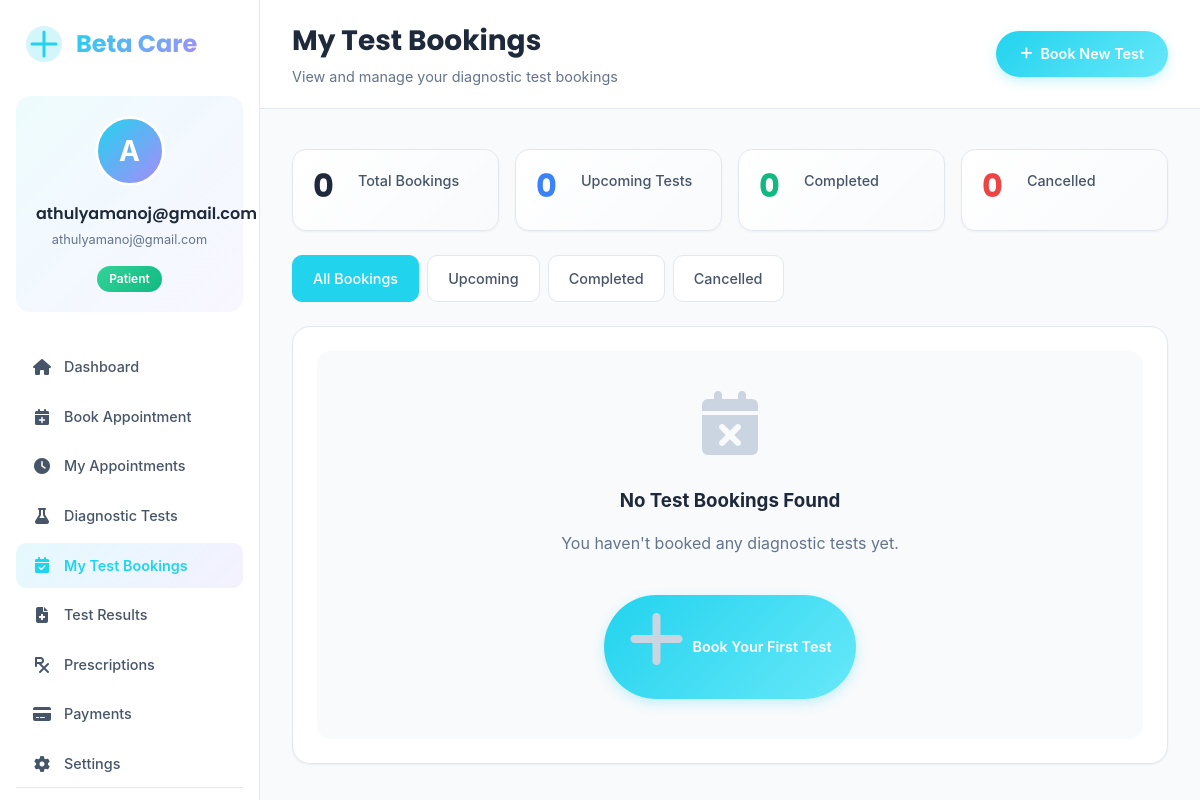
Page /dashboard/patient/booked-tests/ (signed in) on the earlier database version.
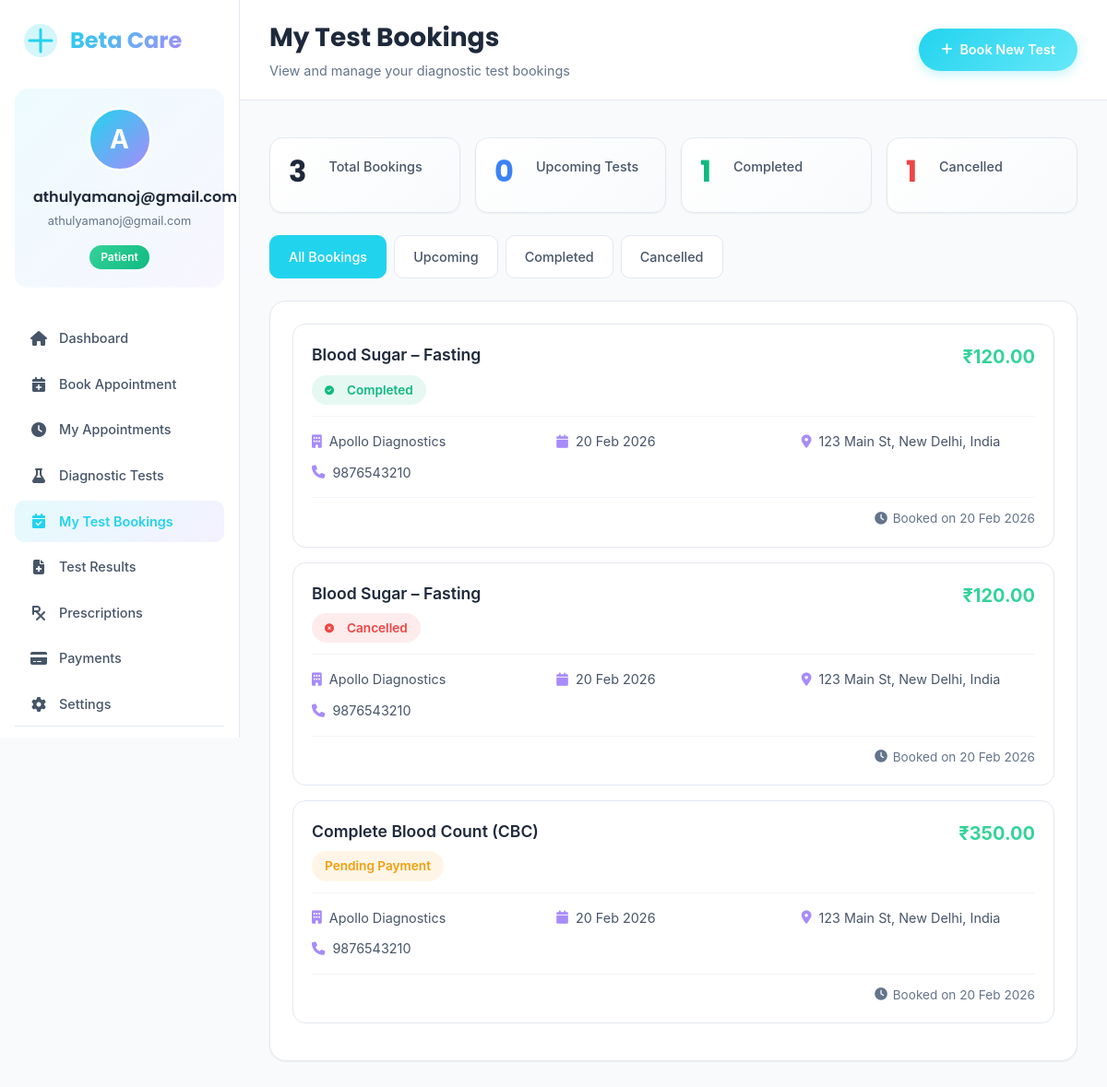
Same page on the later database version.
### core/models.py (models this page shows, shortened)
class TestBooking(models.Model):
    STATUS_CHOICES = [
        ('Pending Payment', 'Pending Payment'),
        ('Booked', 'Booked'),
        ('Completed', 'Completed'),
        ('Cancelled', 'Cancelled'),
    ]
    patient = models.ForeignKey(PatientProfile, on_delete=models.CASCADE)
    test = models.ForeignKey(DiagnosticTest, on_delete=models.CASCADE)
    lab = models.ForeignKey(Lab, on_delete=models.CASCADE)
    booking_date = models.DateField()
    status = models.CharField(
        max_length=20,
        choices=STATUS_CHOICES,
        default='Pending Payment'
    )
    result_file = models.FileField(upload_to='test_results/', null=True, blank=True)
    result_notes = models.TextField(null=True, blank=True)
    created_at = models.DateTimeField(auto_now_add=True)

class DiagnosticTest(models.Model):
    CATEGORY_CHOICES = [
        ('Blood Tests', 'Blood Tests'),
        ('Urine Tests', 'Urine Tests'),
        ('Imaging', 'Imaging'),
        ('Screening', 'Screening'),
        ('General', 'General'),
    ]
    SAMPLE_TYPE_CHOICES = [
        ('Blood', 'Blood'),
        ('Urine', 'Urine'),
        ('Saliva', 'Saliva'),
        ('Swab', 'Swab'),
        ('Other', 'Other'),
    ]
    lab = models.ForeignKey(Lab, on_delete=models.CASCADE)
    test_name = models.CharField(max_length=150)
    test_code = models.CharField(
        max_length=50,
        unique=True,
        null=True,
        blank=True
    )
    category = models.CharField(
        max_length=50,
        choices=CATEGORY_CHOICES,
        default='General'
    )
    price = models.DecimalField(max_digits=10, decimal_places=2)
    result_duration = models.CharField(
        max_length=50,
        default='24 hours'
    )
    sample_type = models.CharField(
        max_length=50,
        choices=SAMPLE_TYPE_CHOICES,
        default='Blood'
    )
    description = models.TextField(blank=True)
    preparation_instructions = models.TextField(blank=True)
    is_active = models.BooleanField(default=True)
    home_collection = models.BooleanField(default=False)
    created_at = models.DateTimeField(auto_now_add=True)

class Lab(models.Model):
    STATUS_CHOICES = (
        ('Active', 'Active'),
        ('Inactive', 'Inactive'),
    )
    name = models.CharField(max_length=150)
    address = models.TextField()
    phone = models.CharField(max_length=15)
    status = models.CharField(
        max_length=20,
        choices=STATUS_CHOICES,
        default='Active'
    )
    created_at = models.DateTimeField(auto_now_add=True)

### core/views.py (the view)
# urls.py: path('dashboard/patient/booked-tests/', views.patient_booked_tests, name='patient_booked_tests'),
@login_required
def patient_booked_tests(request):
    try:
        patient = PatientProfile.objects.get(user=request.user)
    except PatientProfile.DoesNotExist:
        messages.error(request, "Patient profile not found")
        return redirect('patient_dashboard')
    all_bookings = TestBooking.objects.filter(
        patient=patient
    ).select_related('test', 'lab').order_by('-booking_date', '-created_at')
    status_filter = request.GET.get('status', '')
    bookings = all_bookings
    if status_filter:
        bookings = bookings.filter(status=status_filter)
    total_bookings = all_bookings.count()
    pending_payment_count = all_bookings.filter(status='Pending Payment').count()
    booked_count = all_bookings.filter(status='Booked').count()
    completed_count = all_bookings.filter(status='Completed').count()
    cancelled_count = all_bookings.filter(status='Cancelled').count()
    context = {
        'bookings': bookings,
        'total_bookings': total_bookings,
        'pending_payment_count': pending_payment_count,
        'booked_count': booked_count,
        'completed_count': completed_count,
        'cancelled_count': cancelled_count,
        'status_filter': status_filter,
    }
    return render(request, 'core/dashboard/patient_booked_tests.html', context)

### core/templates/core/dashboard/patient_booked_tests.html (shortened to what the changed rows need)
{% load static %}
<!DOCTYPE html>
<html lang="en">
<head>
    <link href="https://cdnjs.cloudflare.com/ajax/libs/font-awesome/6.5.0/css/all.min.css" rel="stylesheet">
    <link rel="stylesheet" href="{% static 'core/css/admin.css' %}">
</head>
<body>
    <div class="medical-dashboard">
        <main class="medical-main">
            <header class="medical-header">
                <div class="header-left">
                    <h1 class="page-title" style="font-size:1.75rem;">My Test Bookings</h1>
                </div>
            </header>
            <div class="medical-content">
                <div class="stats-grid">
                    <div class="stat-card">
                        <div class="stat-value">{{ total_bookings }}</div>
                        <div class="stat-label">Total Bookings</div>
                    </div>
                    <div class="stat-card">
                        <div class="stat-value" style="color: var(--status-active);">{{ completed_count }}</div>
                        <div class="stat-label">Completed</div>
                    </div>
                    <div class="stat-card">
                        <div class="stat-value" style="color: var(--status-inactive);">{{ cancelled_count }}</div>
                        <div class="stat-label">Cancelled</div>
                    </div>
                </div>
                <div class="medical-table-card">
                    {% if bookings %}
                        {% for booking in bookings %}
                        <div class="booking-card">
                            <div class="booking-header">
                                <div class="test-info">
                                    <h3>{{ booking.test.test_name }}</h3>
                                    <span class="status-badge status-{{ booking.status|lower }}">
                                        {% if booking.status == 'Booked' %}
                                            <i class="fa-solid fa-clock" style="font-size: 10px; margin-right: 6px;"></i>
                                        {% elif booking.status == 'Completed' %}
                                            <i class="fa-solid fa-check-circle" style="font-size: 10px; margin-right: 6px;"></i>
                                        {% elif booking.status == 'Cancelled' %}
                                            <i class="fa-solid fa-times-circle" style="font-size: 10px; margin-right: 6px;"></i>
                                        {% endif %}
                                        {{ booking.status }}
                                    </span>
                                </div>
                                <div style="font-size: 1.25rem; font-weight: 700; color: var(--medical-green);">
                                    ₹{{ booking.test.price }}
                                </div>
                            </div>
                            <div class="booking-details">
                                <div class="detail-item">
                                    <i class="fa-solid fa-building"></i>
                                    <span>{{ booking.lab.name }}</span>
                                </div>
                                <div class="detail-item">
                                    <i class="fa-solid fa-calendar"></i>
                                    <span>{{ booking.booking_date|date:"d M Y" }}</span>
                                </div>
                                <div class="detail-item">
                                    <i class="fa-solid fa-map-marker-alt"></i>
                                    <span>{{ booking.lab.address|truncatechars:40 }}</span>
                                </div>
                                <div class="detail-item">
                                    <i class="fa-solid fa-phone"></i>
                                    <span>{{ booking.lab.phone }}</span>
                                </div>
                            </div>
                            <div style="display: flex; gap: var(--space-3); padding-top: var(--space-3); border-top: 1px solid var(--gray-100);">
                                <div style="flex: 1; color: var(--gray-500); font-size: 0.85rem; display: flex; align-items: center; justify-content: flex-end;">
                                    <i class="fa-solid fa-clock" style="margin-right: 6px;"></i>
                                    Booked on {{ booking.created_at|date:"d M Y" }}
                                </div>
                            </div>
                        </div>
                        {% endfor %}
                    {% else %}
                        <div class="empty-state">
                            <i class="fa-solid fa-calendar-times"></i>
                            <h3>No Test Bookings Found</h3>
                            <p>{% if status_filter %}No {{ status_filter|lower }} test bookings.{% else %}You haven't booked any diagnostic tests yet.{% endif %}</p>
                            <div style="margin-top: var(--space-6);">
                                <a href="{% url 'patient_diagnostic_tests' %}" class="add-btn" style="text-decoration: none; display: inline-flex; align-items: center; gap: var(--space-2);">
                                    <i class="fa-solid fa-plus"></i> Book Your First Test
                                </a>
                            </div>
                        </div>
                    {% endif %}
                </div>
            </div>
        </main>
    </div>
</body>
</html>

Differences in the rows shown:
added TestBooking: test.test_name "Blood Sugar – Fasting", status "Completed", test.price "120.00", lab.name "Apollo Diagnostics", booking_date "20 Feb 2026", lab.address "123 Main St, New Delhi, India", lab.phone "9876543210", created_at "20 Feb 2026"
added TestBooking: test.test_name "Blood Sugar – Fasting", status "Cancelled", test.price "120.00", lab.name "Apollo Diagnostics", booking_date "20 Feb 2026", lab.address "123 Main St, New Delhi, India", lab.phone "9876543210", created_at "20 Feb 2026"
added TestBooking: test.test_name "Complete Blood Count (CBC)", status "Pending Payment", test.price "350.00", lab.name "Apollo Diagnostics", booking_date "20 Feb 2026", lab.address "123 Main St, New Delhi, India", lab.phone "9876543210", created_at "20 Feb 2026"
Other differences:
{{ total_bookings }}: "0" → "3"
{{ completed_count }}: "0" → "1"
{{ cancelled_count }}: "0" → "1"
text no longer shown: "No Test Bookings Found You haven't booked any diagnostic tests yet. Book Your First Test"
